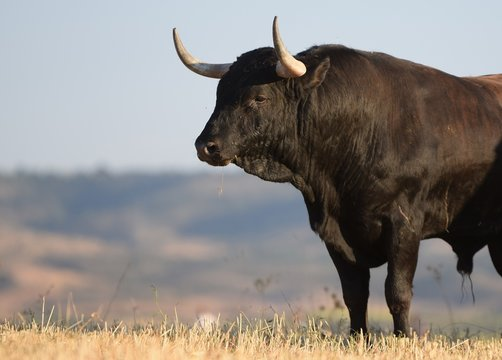
#> input picture Lab Experiments/Input/Image 10.png, 502 x 360 px
$ python Program10.py
#> lines starting #> are read from the running program, lines starting #| are printed output that depends on the picture
import cv2
import numpy as np

# Read image from Input folder
image = cv2.imread("Input/Image 10.png")
#> image is the input picture: shape (360, 502, 3); mean B, G, R 130.1, 135, 140.6

if image is None:
    print("Error: Could not read the image.")
    exit()

# Get image dimensions
height, width = image.shape[:2]
#> height = 360; width = 502

# Translation values
tx = 100   # Move right by 100 pixels
ty = 50    # Move down by 50 pixels

# Translation matrix
translation_matrix = np.float32([[1, 0, tx],
                                 [0, 1, ty]])

# Apply translation
translated = cv2.warpAffine(image, translation_matrix, (width, height))
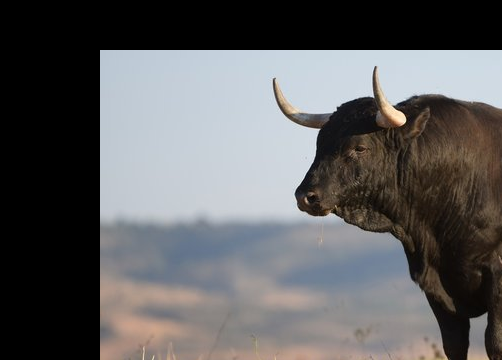
#> translated: shape (360, 502, 3); mean B, G, R 96.4, 95.4, 95.9

# Save output
cv2.imwrite("Output/Translated_Image.png", translated)

# Display images
cv2.imshow("Original Image", image)
cv2.imshow("Translated Image", translated)

cv2.waitKey(0)
cv2.destroyAllWindows()

$ run again, with Lab Experiments/Input/Image 1.png copied over Lab Experiments/Input/Image 10.png
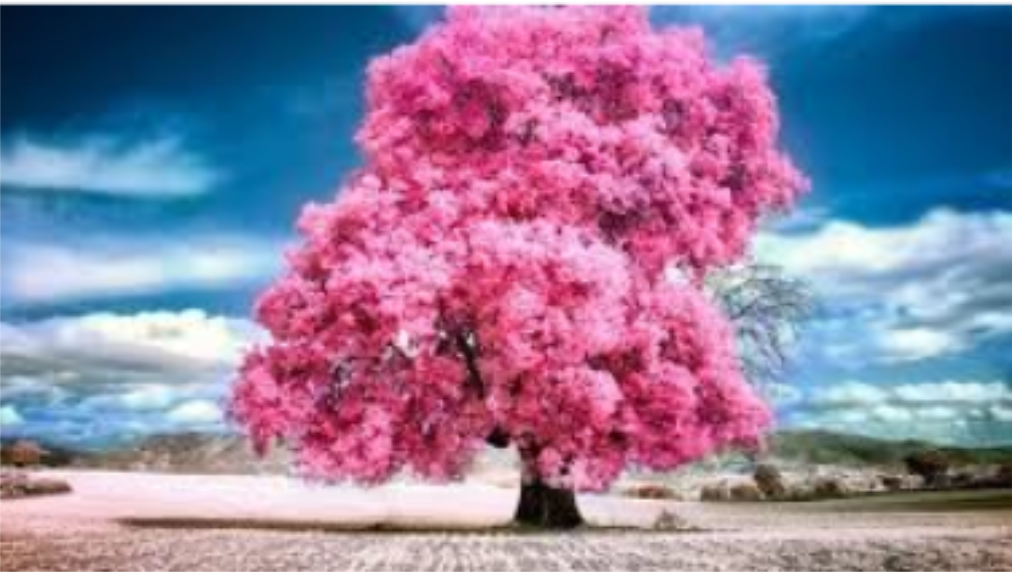
#> input picture Lab Experiments/Input/Image 1.png, 1012 x 572 px
#> image is the input picture: shape (572, 1012, 3); mean B, G, R 158.4, 127.3, 145
#> `translated = cv2.warpAffine(image, translation_matrix, (width, height))`:
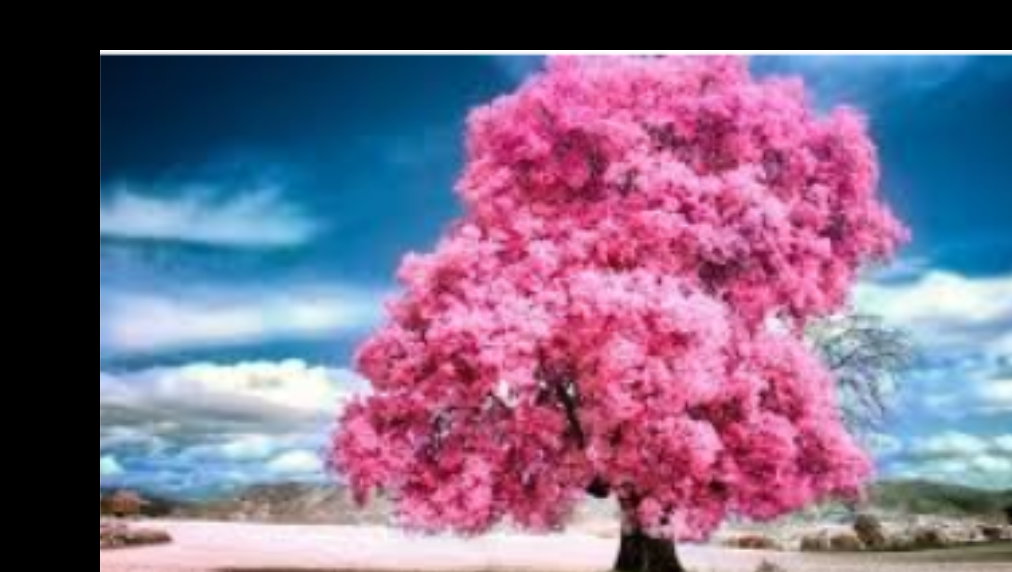
#> translated: shape (572, 1012, 3); mean B, G, R 131.4, 102.3, 122

$ run again, with Lab Experiments/Input/Image 11.png copied over Lab Experiments/Input/Image 10.png
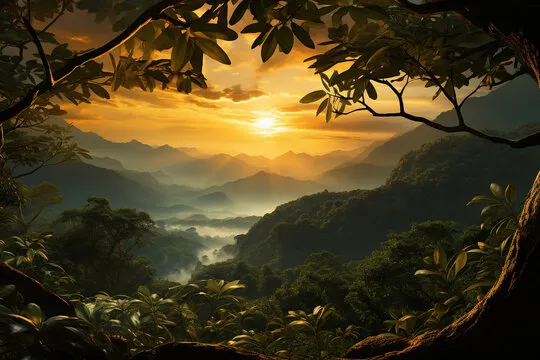
#> input picture Lab Experiments/Input/Image 11.png, 540 x 360 px
#> image is the input picture: shape (360, 540, 3); mean B, G, R 30.1, 61.1, 74.2
#> `translated = cv2.warpAffine(image, translation_matrix, (width, height))`:
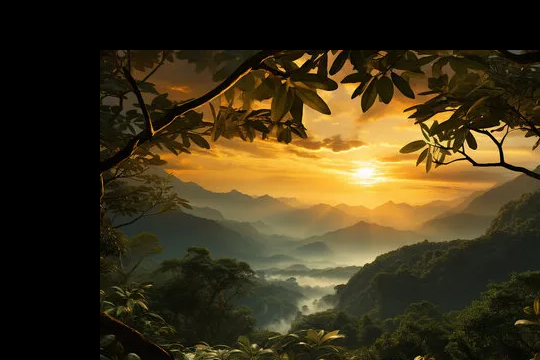
#> translated: shape (360, 540, 3); mean B, G, R 25.7, 52.6, 64.7

$ run again, with Lab Experiments/Input/Image 12.png copied over Lab Experiments/Input/Image 10.png
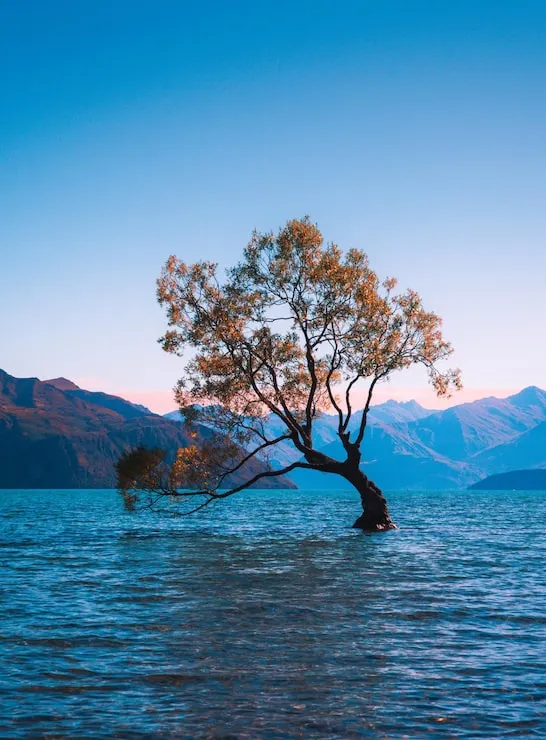
#> input picture Lab Experiments/Input/Image 12.png, 546 x 740 px
#> image is the input picture: shape (740, 546, 3); mean B, G, R 171.5, 136.5, 84.8
#> `translated = cv2.warpAffine(image, translation_matrix, (width, height))`:
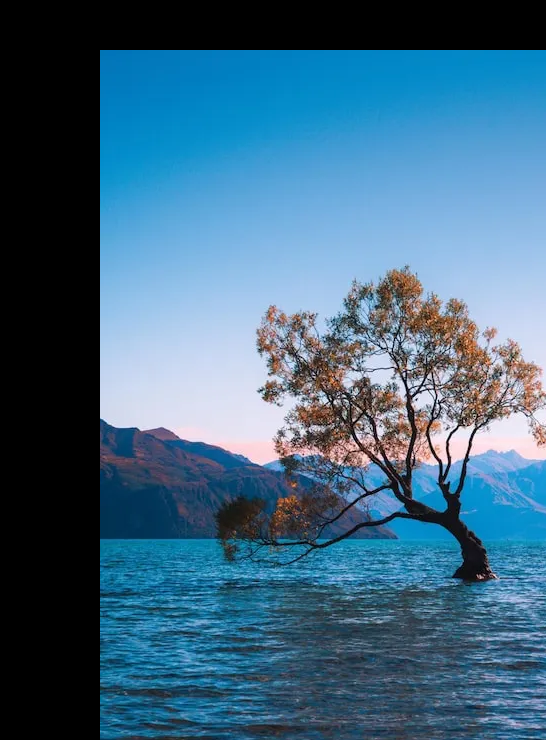
#> translated: shape (740, 546, 3); mean B, G, R 128.9, 102.8, 63.2
